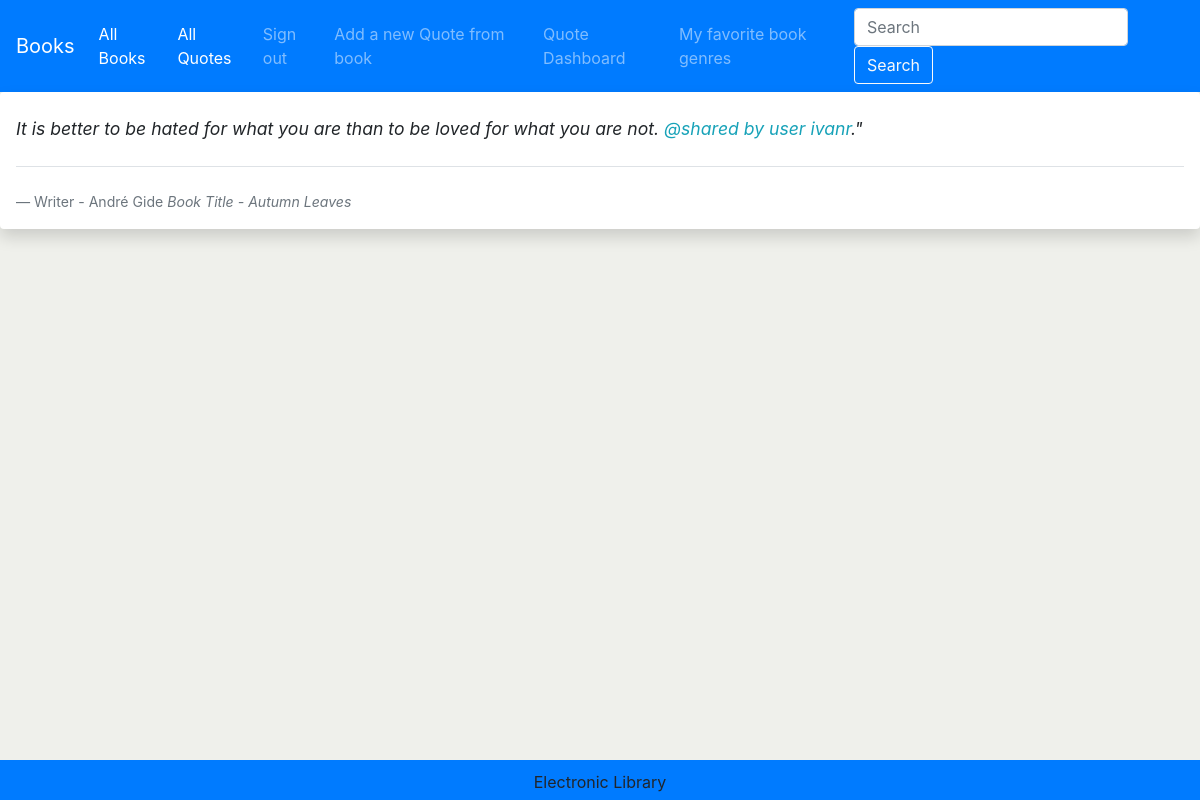
The app's page /readers/quote/it-is-better-to-be-h/ (signed in) with its own data.
### library/models.py (models this page shows, shortened)
class Quote(models.Model):
    owner = models.ForeignKey(User, on_delete=models.CASCADE, related_name='quotes')
    from_writer = models.CharField(max_length=30)
    from_book = models.CharField(max_length=30)
    Overview = models.TextField(max_length=600)
    url_address = models.SlugField(max_length=200, unique=True)
    created = models.DateTimeField(auto_now=True)
    class Meta:
        ordering = ['-created']

class User(AbstractUser):
    is_reader = models.BooleanField(default=False)
    is_writer = models.BooleanField(default=False)

### library/reader_views.py (the view)
# urls.py: path('quote/<slug:url_address>/',QuoteDetailView.as_view(),name='quote_detail'),
@method_decorator([login_required, reader_required], name='dispatch')
class QuoteDetailView(DetailView):
    model = Quote
    context_object_name = 'quote'
    template_name = 'library/readers/quote_detail.html'
    slug_field = 'url_address'
    slug_url_kwarg = 'url_address'
    def get_queryset(self):
        queryset = self.request.user.quotes \
            .select_related('owner') \
        return queryset

### library/templates/library/readers/quote_detail.html (shortened to what this page needs)
{% extends "base.html" %}
{% block content %}
 <blockquote class="blockquote blockquote-custom bg-white p-3 shadow rounded">
                    <p class="mb-0 mt-2 font-italic">{{ quote.Overview }} <a href="#" class="text-info">@shared by user {{ quote.owner }}</a>."</p>
                    <footer class="blockquote-footer pt-4 mt-4 border-top">Writer - {{ quote.from_writer }}
                        <cite title="Source Title">Book Title - {{ quote.from_book }} </cite>
                    </footer>
                </blockquote>
{% endblock %}

### library/static/css/base.css (style rules this page uses)
.blockquote-custom { position: relative; font-size: 1.1rem; }
body { background: #eff0eb; background-image: url('img/bg.png'); background-size: cover; background-repeat: no-repeat; }

### library/templates/library/readers/quote_detail.html (style rules this page uses)
.blockquote-custom { position: relative; font-size: 1.1rem; }
body { background: #eff0eb; background-image: url('https://i.postimg.cc/MTbfnkj6/bg.png'); background-size: cover; background-repeat: no-repeat; }

### records on screen
Quote: Overview "It is better to be hated for what you are than to be loved for what you are not.", owner "ivanr", from_writer "André Gide", from_book "Autumn Leaves"
